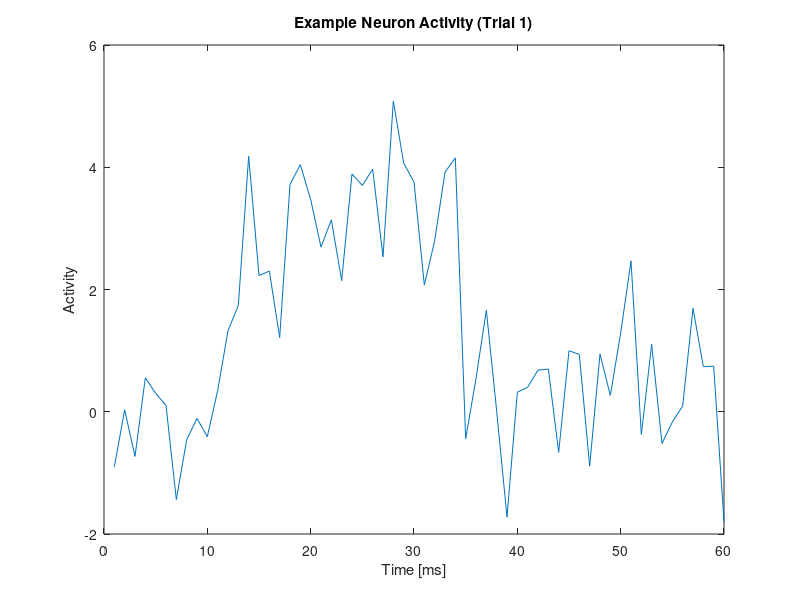

MATLAB code to generate this figure: (Note: this script raises an error after producing the figure.)
%% *Tutorial: Overview of how to use the MINT toolbox -  MI*
% This tutorial provides an introduction on how to use the MI function from 
% the MINT toolbox to compute Mutual Information. 
%% Data simulation
% This simulation models neural activity in response to two types of stimuli 
% over multiple trials, simulating a network of 20 neurons across 60 ms and 200 
% trials. Each neuron has a baseline activity with noise. Neurons are categorized 
% as responsive to stimulus 1, stimulus 2, or non-responsive. When the assigned 
% stimulus is presented, responsive neurons show an activity spike within a random 
% window (variable in onset and duration), while non-responsive neurons maintain 
% baseline activity. You can change the parameters of the simulation in order 
% to explore the influence on the results.

clc, clear
rng(0)
nNeurons = 20;          
nTimepoints = 60;  %ms      
nTrials = 100;  

baselineActivity = 0.2;  % Baseline activity level
noiseLevel = 0.9;        % Level of random noise in baseline activity
stimulus_amplitude = 3;  % Increase in activity for stimulus-responsive neurons

stimulus = randi([1, 2], 1, nTrials);

% Assign neurons to respond to either stimulus 1, stimulus 2, or not respond
respond_to_stimulus1 = randperm(nNeurons, floor(nNeurons / 3)); 
remaining_neurons = setdiff(1:nNeurons, respond_to_stimulus1); 
respond_to_stimulus2 = remaining_neurons(randperm(length(remaining_neurons), floor(nNeurons / 3))); 
non_responsive_neurons = setdiff(1:nNeurons, [respond_to_stimulus1, respond_to_stimulus2]);

% Create baseline neural activity (nNeurons x nTimepoints x nTrials)
neural_data = baselineActivity + noiseLevel * randn(nNeurons, nTimepoints, nTrials);

% Embed stimulus-related activity for neurons responsive to stimulus 1
for neuron = respond_to_stimulus1
    response_window_start = randi([10, 30]); % Random start of window 
    response_window_length = randi([5, 25]); % Random length of window
    response_window_end = min(response_window_start + response_window_length, nTimepoints);    
    % Increase activity during the response window in each trial where stimulus == 1
    for trial = 1:nTrials
        if stimulus(trial) == 1
            neural_data(neuron, response_window_start:response_window_end, trial) = ...
                neural_data(neuron, response_window_start:response_window_end, trial) + stimulus_amplitude;
        end
    end
end

% Embed stimulus-related activity for neurons responsive to stimulus 2
for neuron = respond_to_stimulus2
    response_window_start = randi([10, 30]); % Random start of window 
    response_window_length = randi([5, 25]); % Random length of window
    response_window_end = min(response_window_start + response_window_length, nTimepoints);    
    % Increase activity during the response window in each trial where stimulus == 2
    for trial = 1:nTrials
        if stimulus(trial) == 2
            neural_data(neuron, response_window_start:response_window_end, trial) = ...
                neural_data(neuron, response_window_start:response_window_end, trial) + stimulus_amplitude;
        end
    end
end

% Visualize example data for a single neuron across time in a single trial
figure;
plot(squeeze(neural_data(1, :, 1)));
title('Example Neuron Activity (Trial 1)');
xlabel('Time [ms]');
ylabel('Activity');
% Settings of MI to compute the Mutual Information
% The |MI| function is designed to compute mutual information (MI) and related 
% information-theoretic measures between two sets of input data, referred to as 
% A and B. These inputs are provided as a cell array, where |inputs{1}| corresponds 
% to the first dataset (A) and |inputs{2}| corresponds to the second dataset (B). 
% If either A, B, or both inputs are time series, the output will also be returned 
% as a time series.
% 
% You can specify which types of entropy calculations you would like to perform 
% by passing a cell array of strings in the |req|O|utputs| parameter. To compute 
% the Mutual Information of A and B, specify {|'I(A;B)'}| as output request.
% 
% The |MI| function provides an array of optional parameters that can be specified 
% using a structure. These options allow for customization of the mutual information 
% calculations according to the user's requirements. If these parameters are not 
% provided, the function will default to predefined settings.
% 
% The options you can define are: 
%% 
% * 'bin_method'                 : specifies the method used to bin the data                                                   
% (default: none)                     
% * 'n_bins'                         : specifies the number of bins                                                                        
% (default: 3)
% * 'bias'                             : specifies the bias correction method                                                            
% (default: naive)
% * ('xtrp'/'shuff')                 : further specification for the bias correction 
% methods 'qe' and 'shuffSub'      (default: 10 xtrp/20 shuff)
% * 'supressWarnings'        : option to supress warnings e.g. for missing opts 
% fields                                (default: false)
% * 'NaN_handling'             : specify how to deal with NaN values in the 
% data                                          (default: error)
% * 'computeNulldist'          : If set to true, generates a null distribution 
% based on the specified inputs     (default: false)

% To bin your data, you must specify both the binning method and the number of bins. You can set different methods 
% or number of bins for each input. If only one is provided, it will be applied to all inputs. 
% For more details type 'help binning' in your Command Window.
MI_opts.bin_method = {'eqpop','none'};     % Options:                                      
                                            % 'eqpop' (equal population), 
                                            % 'eqspace' (equal spacing)
                                            % 'userEdges'
                                            % 'none' (no binning)                                   
MI_opts.n_bins = {3};                       % Specify an integer for the number of bins     


% To correct for sampling bias, you can specify methods for bias correction in the MINT toolbox. If its not naive 
% you will get the naive values as the second output of the functions. 
% For more details type 'help correction' in your Command Window.
MI_opts.bias = 'ksg';             % Options:                                           
                                            % 'naive' (no bias correction)                                                                       
                                            % 'qe' (Quadratic Extrapolation), 
                                            % 'le' (Linear Extrapolation), 
                                            % 'qe_shuffSub' (Quadratic with Shuffle Subtraction), 
                                            % 'le_shuffSub' (Linear with Shuffle Subtraction), 
                                            % 'shuffSub' (Shuffle Subtraction), 
                                            % 'pt' (Panzeri-Treves), 
                                            % 'bub' (BUB Correction), 
                                            % 'shuffCorr' (Shuffle Correction)

% If you use 'qe' you have to specify the number of extrapolations (opts.xtrp) the correction function should to. 
% If you use 'shuffSub' you have to specify the number of shufflings (opts.shuff) the correction function should to. 
MI_opts.shuff = 2;   
MI_opts.xtrp = 5; 

% Several functions give you warning, e.g. if you did not specify an opts field that is needed and the function is 
% using the default it will inform you. If you don't want to get these warning you can supress them with the opts field 
% supressWarnings (default: false).
MI_opts.supressWarnings = true;

MI_opts.NaN_handling = 'removeTrial';        % Options:                                          
                                             % 'error' (Throws an error if NaN values are detected in any input)
                                             % 'removeTrial' (Removes trials (across all variables) that contain NaN values)  
% 
% MI Outputs
% The function can output three variables based on the specified settings:
%% 
% # *MI_values*: This is a cell array containing the information values based 
% on the specified reqOutputs argument. Each cell represents one requested output 
% in the same order as specified
% # *MI_naive*: This cell array contains the naive estimates. These estimates 
% are calculated without any bias correction. It is important to note that if 
% no bias correction is performed during the computation, the MI_values will be 
% identical to the MI_naive values.
% # *MI_nullDist*: This output contains the results of the null distribution 
% computation, which is useful for significance testing. If the null distribution 
% is not computed, this output will be zero.   
%% 
% 
% How to compute the Mutual Information
% 1. Compute the Mutual Information of each Neuron across time
% If you want to compute the Mutual Information for each neuron based on the 
% above defined settings, you can call the MI function as follows: 

MI_singleNeuron = zeros(nNeurons, nTimepoints);
reqOutputs = {'I(A;B)'};
for neuron = 1:nNeurons
    neuron_data = neural_data(neuron,:,:);
    inputs = {neuron_data, stimulus};   
    MI_singleNeuron(neuron,:) = cell2mat(MI(inputs, reqOutputs, MI_opts));
end 

% Select example neurons for each group
non_responsive_neuron = non_responsive_neurons(1); 
responsive_neuron_1 = respond_to_stimulus1(1);     
responsive_neuron_2 = respond_to_stimulus2(1);     

time = 1:nTimepoints;
figure;
plot(time, MI_singleNeuron(non_responsive_neuron, :), 'Color', [0.3, 0.3, 0.3], 'LineWidth', 1.5); 
hold on;
plot(time, MI_singleNeuron(responsive_neuron_1, :), 'Color', [0.1, 0.6, 0.8], 'LineWidth', 1.5);   
plot(time, MI_singleNeuron(responsive_neuron_2, :), 'Color', [0.9, 0.4, 0.2], 'LineWidth', 1.5);   
hold off;

xlabel('Time [ms]');
ylabel('Information [bits]');
legend(["Non-informative neuron", "Neuron informative about stimulus 1", "Neuron informative about stimulus 2"], "FontSize", 12, "FontWeight", "bold", "Position", [0.1735 0.8668 0.4071, 0.1119])

grid on;
% 2. Test for significance
% To test for significance, you may want to generate a null distribution.The 
% functions in the MINT toolbox offer an option to do this through the `opts.computeNulldist` 
% parameter. To obtain the null distribution, set this option to `true` and specify 
% the number of samples using `opts.n_samples` (default is 100). 
% 
% You can also indicate which variables should be shuffled to create the null 
% distribution or specify if the shuffling should be conditioned on another variable 
% using `opts.shuffling`. If you provide multiple shuffling definitions, the function 
% will output one null distribution for each shuffling definition specified. (default: 
% 'A' (just the firstinput variable is going to be shuffled). 
% 
% You can also specify the dimension that should be shuffled with opts.dim_shuffle. 
% For 'Trials' it shuffles the last dimension, for 'Objects' the first and for 
% 'Timepoints' the second.
% 
% For more information, type |help create_nullDist| in your Command Window.
% 
% To test for example for which timepoints a neuron carries significant information 
% about the stimulus, we can first compute the null Distribution and then test 
% for significance 

MI_opts.computeNulldist = true;  
MI_opts.parallel_sampling = true;   
MI_opts.n_samples = 100;
MI_opts.shuffling = {'A'};
MI_opts.dim_shuffle = {'Trials'};

timePointInfo = find(MI_singleNeuron(respond_to_stimulus1(1),:) > 0.4);
neuron_data = neural_data(respond_to_stimulus1(1),:,:);
inputs = {neuron_data, stimulus};   
[~, ~, MI_nullDist] = MI(inputs, reqOutputs, MI_opts);   % this can take a while, to speed up the computation you can reduce the number of samples in n_samples

MI_nullDist = cell2mat(MI_nullDist);
MI_info = MI_singleNeuron(respond_to_stimulus1(1),:);

p_values = zeros(1, nTimepoints);
for t = 1:nTimepoints
    [~, p_values(t)] = ttest(MI_nullDist(:, t), MI_info(t));         
end
% 3. Compute the Population Information  
% When analysing high-dimensional neuronal responses (such as the activity of 
% populations of many neurons), the data space grows exponentially, making it 
% inefficient to directly sample the joint response probabilities from the data. 
% Therefore the MINT toolbox provides dimensionality reduction methods for the 
% population activity. You can find the dimensionality reduction methods in the 
% folder 'function_wrapper', including:
%% 
% * glm_wrapper
% * svm_wrapper
% * pca_wrapepr
% * nmf_wrapper
%% 
% SVM_wrapper
% 
% Here you will find an example how to use the svm_wrapper. Similar to the main 
% functions, the dimensionality reduction wrapper has three inputs. The first 
% one is the data and for the other two, which are optional, the user can specify 
% the requested outputs and a structure with customized options.
% 
% For the svm_wrapper these options include:
%% 
% * 'svm_family'                 : Type of SVM to use, options include 'linear' 
% and 'RBF'                                                    (default: linear)
% * 'cv'                                : specifies the crossvalidation method 
% to fit the model                                                      (default: 
% Resubstitution (train and fit on all trials))                     
% * 'libsvm'                         : specifies if the function uses libsvm 
% or matlab functions                                                 (default: 
% false)
% * 'Standardize'                :  Boolean indicating whether to standardize 
% features                                                       (default: true)
% * 'optim_opts'                  : structure specifing options for hyperparameter 
% optimization crossvalidation                  (default: empty struct)
% * 'hp_C'                           : if no hyperparameter is specified, this 
% parameter can define C                                       (default: 1)
% * 'hp_gamma'                  : if no hyperparameter is specified, this parameter 
% can define gamma                             (default: 1/number of Features)
%% 
% The structure specifing options for hyperparameter optimization crossvalidation 
% includes the following fields:
%% 
% * 'optimization'                : set to true to perform hyperparameter optimization                                                        
% (default: (if optim_opts structure is not empty) true)                     
% * 'optim_cv'                     : specifies the crossvalidation method for 
% hyperparameter optimization                          (default:  Resubstitution)
% * 'C_range'                     : Range of C values for hyperparameter optimization                                                       
% (default: [1e-3, 1e3])
% * 'gamma_range'            : Range of gamma values (RBF SVM) for hyperparameter 
% optimization                          (default: [1e-3, 1e3])
% * 'parallel'                       : set to true to perform optimization in 
% parallel                                                                   (default: 
% false)
% * 'MaxIter'                       : Maximum number of iterations for optimization                                                               
% (default: 50)

SVM_opts.cv = {'KFold', 3};                       % Cross-validation method:
                                                  % - 'KFold' (k-fold cross-validation, default k=5)
                                                  % - 'HoldOut' (train-test split)
                                                  % - 'LeaveMOut' (leave m out)
                                                  % - 'LeaveOut' (leave one out)
                                                  % - 'Resubstitution' (fit on entire dataset)
SVM_opts.libsvm = false;                         
                                                                                                
% If you want to perform hyperparameter optimization, you must specify a second
% structure, optim_opts, that contains the optimization parameters.
SVM_optim_opts.optimization = true;               % Set to true to perform hyperparameter optimization.

SVM_optim_opts.optim_cv = {'KFold', 2};           % Cross-validation method for hyperparameter optimization.
                                                  % Same options as in the outer loop cross-validation.

SVM_optim_opts.C_range = [1e-3, 1e3];             % Range of C values for hyperparameter optimization.

SVM_optim_opts.gamma_range = [1e-3, 1e3];         % Range of gamma values for RBF kernel for hyperparameter optimization.

SVM_optim_opts.parallel = true;                   % Whether to run optimization in parallel (default: false).

SVM_optim_opts.MaxIter = 50;                      % Maximum number of iterations for optimization (default: 50).

SVM_opts.optim_opts = SVM_optim_opts;             % Add optimization options to the SVM options.
%% 
% After specifying the opts for the dimensionality reduction options, you can 
% define the requested outputs. Options are:
%% 
% * 'labels'                                        : The predicted labels for 
% each data point.
% * 'posteriorProbs'                          : The posterior probabilities 
% for each class prediction.
% * 'optimized_hyperparameters'     : The optimized hyperparameters (if hyperparameter 
% optimization is performed).
% * 'betaWeights'                              : The beta weights for the model 
% (only for a linear SVM).
% * 'intercept'                                    : The intercept term (or 
% bias) of the model.
% * 'mean_betaWeights'                   : The mean of the beta weights across 
% all folds (only for a linear SVM).
% * 'testIdx'                                       : The indices of the test 
% set used in each fold during cross-validation.
% * 'all'                                              : Outputs all outputs 
% described above in the following order: 
%% 
% {'labels', 'posteriorProbs', 'optimized_hyperparameters', 'betaWeights', 'intercept', 
% 'mean_betaWeights', 'testIdx'}
% 
% To fit the svm we have to take the mean response over time for each neuron 
% as the svm takes 2 dimensional data as an input:

reqOutputs = {'labels', 'mean_betaWeigths', 'intercept'};
mean_response = squeeze(mean(neural_data,2));

inputs = {mean_response, stimulus};   
SVM_out = svm_wrapper(inputs, reqOutputs, SVM_opts);
redX = SVM_out{1};
betaWeights = SVM_out{2};
%% 
% After reducing the dimensionality with the svm_wrapper function, you can compute 
% now the mutual information with the reduced response (Mutual information of 
% predicted labels and original labels)

MI_opts.bin_method = {'none', 'none'}; % we have to adjust the bin_method, as redX is also binary now
MI_population = MI({redX, stimulus}, {'I(A;B)'}, MI_opts);

beta_weights_stimulus1 = mean(betaWeights(respond_to_stimulus1));
beta_weights_stimulus2 = mean(betaWeights(respond_to_stimulus2));
beta_weights_nonresponsive = mean(betaWeights(non_responsive_neurons));
disp(['Population information: ', num2str(MI_population{1}), ', ', ...
      'Mean Beta Weight - Stimulus 1 Responsive: ', num2str(beta_weights_stimulus1), ', ', ...
      'Mean Beta Weight - Stimulus 2 Responsive: ', num2str(beta_weights_stimulus2), ', ', ...
      'Mean Beta Weight - Non-Responsive Neurons: ', num2str(beta_weights_nonresponsive)]);


intercept = SVM_out{3}; 
beta_means = [beta_weights_stimulus1, beta_weights_stimulus2, beta_weights_nonresponsive];
group_names = {'Stim1 Responsive', 'Stim2 Responsive', 'Non-Responsive'};

% Plot
figure('Position', [100, 100, 800, 500]);  
bar(beta_means, 'FaceColor', 'flat');     
hold on;

colors = [0.2, 0.6, 0.8; 0.8, 0.4, 0.4; 0.6, 0.6, 0.6];  
for i = 1:length(beta_means)
    bar(i, beta_means(i), 'FaceColor', colors(i, :), 'EdgeColor', 'k', 'LineWidth', 1.2);
end
yline(intercept, '--k', 'LineWidth', 2, 'Label', 'Intercept');

set(gca, 'XTickLabel', group_names, 'FontSize', 12, 'LineWidth', 1.5);
ylabel('Mean Beta Weight', 'FontSize', 14);
title('Mean Beta Weights by Neuron Group with SVM Intercept', 'FontSize', 16);
hold off;


%